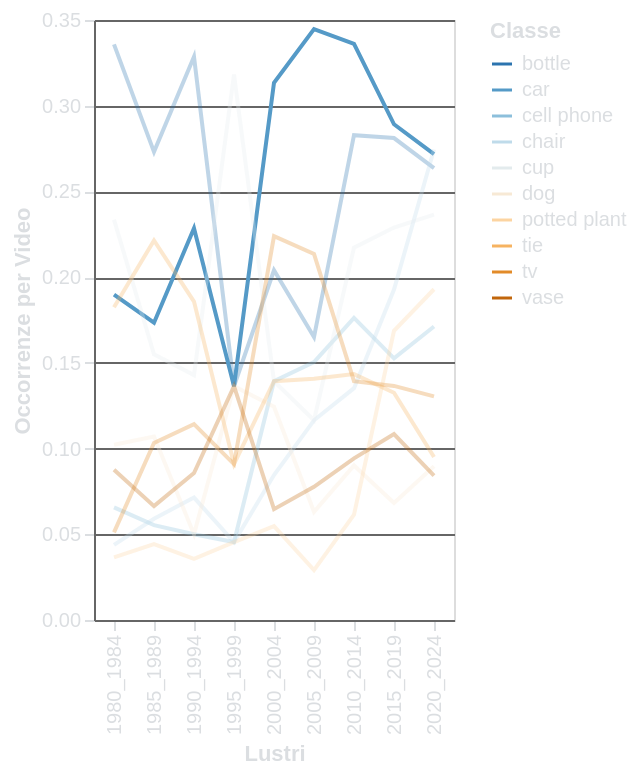

This figure's Vega-Lite source:
### Vega-Lite specification from a JSON file in a GitHub repository (floating-point values rounded to 4 significant figures)
{"config": {"background": "transparent", "title": {"color": "#DBDEE1", "fontSize": 16}, "axis": {"domainColor": "#666666", "gridColor": "#666666", "tickColor": "#DBDEE1", "titleColor": "#DBDEE1", "labelColor": "#DBDEE1"}, "legend": {"labelColor": "#DBDEE1", "titleColor": "#DBDEE1"}}, "data": {"name": "data-a6a899b114131aca1842584e6c02a515"}, "mark": {"type": "line"}, "encoding": {"color": {"field": "Class", "scale": {"scheme": "blueorange", "type": "quantize"}, "title": "Classe", "type": "nominal"}, "opacity": {"condition": {"param": "param_71", "value": 1}, "value": 0.3}, "x": {"field": "lustro", "title": "Lustri", "type": "ordinal"}, "y": {"field": "normalized_counts", "title": "Occorrenze per Video", "type": "quantitative"}}, "height": "container", "params": [{"name": "param_71", "select": {"type": "point", "fields": ["Class"]}, "bind": {"input": "select", "options": ["car", "bottle", "cup", "tie", "tv", "chair", "cell phone", "potted plant", "dog", "vase"], "name": "Seleziona Classe: "}, "value": "car"}], "width": "container", "$schema": "https://vega.github.io/schema/vega-lite/v5.8.0.json", "datasets": {"data-a6a899b114131aca1842584e6c02a515": [{"lustro": "1980_1984", "Class": "bottle", "counts": 46, "num_videos": 137, "normalized_counts": 0.3358}, {"lustro": "1980_1984", "Class": "car", "counts": 26, "num_videos": 137, "normalized_counts": 0.1898}, {"lustro": "1980_1984", "Class": "cell phone", "counts": 9, "num_videos": 137, "normalized_counts": 0.06569}, {"lustro": "1980_1984", "Class": "chair", "counts": 6, "num_videos": 137, "normalized_counts": 0.0438}, {"lustro": "1980_1984", "Class": "cup", "counts": 32, "num_videos": 137, "normalized_counts": 0.2336}, {"lustro": "1980_1984", "Class": "dog", "counts": 14, "num_videos": 137, "normalized_counts": 0.1022}, {"lustro": "1980_1984", "Class": "potted plant", "counts": 5, "num_videos": 137, "normalized_counts": 0.0365}, {"lustro": "1980_1984", "Class": "tie", "counts": 25, "num_videos": 137, "normalized_counts": 0.1825}, {"lustro": "1980_1984", "Class": "tv", "counts": 7, "num_videos": 137, "normalized_counts": 0.05109}, {"lustro": "1980_1984", "Class": "vase", "counts": 12, "num_videos": 137, "normalized_counts": 0.08759}, {"lustro": "1985_1989", "Class": "bottle", "counts": 74, "num_videos": 271, "normalized_counts": 0.2731}, {"lustro": "1985_1989", "Class": "car", "counts": 47, "num_videos": 271, "normalized_counts": 0.1734}, {"lustro": "1985_1989", "Class": "cell phone", "counts": 15, "num_videos": 271, "normalized_counts": 0.05535}, {"lustro": "1985_1989", "Class": "chair", "counts": 16, "num_videos": 271, "normalized_counts": 0.05904}, {"lustro": "1985_1989", "Class": "cup", "counts": 42, "num_videos": 271, "normalized_counts": 0.155}, {"lustro": "1985_1989", "Class": "dog", "counts": 29, "num_videos": 271, "normalized_counts": 0.107}, {"lustro": "1985_1989", "Class": "potted plant", "counts": 12, "num_videos": 271, "normalized_counts": 0.04428}, {"lustro": "1985_1989", "Class": "tie", "counts": 60, "num_videos": 271, "normalized_counts": 0.2214}, {"lustro": "1985_1989", "Class": "tv", "counts": 28, "num_videos": 271, "normalized_counts": 0.1033}, {"lustro": "1985_1989", "Class": "vase", "counts": 18, "num_videos": 271, "normalized_counts": 0.06642}, {"lustro": "1990_1994", "Class": "bottle", "counts": 46, "num_videos": 140, "normalized_counts": 0.3286}, {"lustro": "1990_1994", "Class": "car", "counts": 32, "num_videos": 140, "normalized_counts": 0.2286}, {"lustro": "1990_1994", "Class": "cell phone", "counts": 7, "num_videos": 140, "normalized_counts": 0.05}, {"lustro": "1990_1994", "Class": "chair", "counts": 10, "num_videos": 140, "normalized_counts": 0.07143}, {"lustro": "1990_1994", "Class": "cup", "counts": 20, "num_videos": 140, "normalized_counts": 0.1429}, {"lustro": "1990_1994", "Class": "dog", "counts": 7, "num_videos": 140, "normalized_counts": 0.05}, {"lustro": "1990_1994", "Class": "potted plant", "counts": 5, "num_videos": 140, "normalized_counts": 0.03571}, {"lustro": "1990_1994", "Class": "tie", "counts": 26, "num_videos": 140, "normalized_counts": 0.1857}, {"lustro": "1990_1994", "Class": "tv", "counts": 16, "num_videos": 140, "normalized_counts": 0.1143}, {"lustro": "1990_1994", "Class": "vase", "counts": 12, "num_videos": 140, "normalized_counts": 0.08571}, {"lustro": "1995_1999", "Class": "bottle", "counts": 3, "num_videos": 22, "normalized_counts": 0.1364}, {"lustro": "1995_1999", "Class": "car", "counts": 3, "num_videos": 22, "normalized_counts": 0.1364}, {"lustro": "1995_1999", "Class": "cell phone", "counts": 1, "num_videos": 22, "normalized_counts": 0.04545}, {"lustro": "1995_1999", "Class": "chair", "counts": 1, "num_videos": 22, "normalized_counts": 0.04545}, {"lustro": "1995_1999", "Class": "cup", "counts": 7, "num_videos": 22, "normalized_counts": 0.3182}, {"lustro": "1995_1999", "Class": "dog", "counts": 3, "num_videos": 22, "normalized_counts": 0.1364}, {"lustro": "1995_1999", "Class": "potted plant", "counts": 1, "num_videos": 22, "normalized_counts": 0.04545}, {"lustro": "1995_1999", "Class": "tie", "counts": 2, "num_videos": 22, "normalized_counts": 0.09091}, {"lustro": "1995_1999", "Class": "tv", "counts": 2, "num_videos": 22, "normalized_counts": 0.09091}, {"lustro": "1995_1999", "Class": "vase", "counts": 3, "num_videos": 22, "normalized_counts": 0.1364}, {"lustro": "2000_2004", "Class": "bottle", "counts": 41, "num_videos": 201, "normalized_counts": 0.204}, {"lustro": "2000_2004", "Class": "car", "counts": 63, "num_videos": 201, "normalized_counts": 0.3134}, {"lustro": "2000_2004", "Class": "cell phone", "counts": 28, "num_videos": 201, "normalized_counts": 0.1393}, {"lustro": "2000_2004", "Class": "chair", "counts": 17, "num_videos": 201, "normalized_counts": 0.08458}, {"lustro": "2000_2004", "Class": "cup", "counts": 28, "num_videos": 201, "normalized_counts": 0.1393}, {"lustro": "2000_2004", "Class": "dog", "counts": 25, "num_videos": 201, "normalized_counts": 0.1244}, {"lustro": "2000_2004", "Class": "potted plant", "counts": 11, "num_videos": 201, "normalized_counts": 0.05473}, {"lustro": "2000_2004", "Class": "tie", "counts": 28, "num_videos": 201, "normalized_counts": 0.1393}, {"lustro": "2000_2004", "Class": "tv", "counts": 45, "num_videos": 201, "normalized_counts": 0.2239}, {"lustro": "2000_2004", "Class": "vase", "counts": 13, "num_videos": 201, "normalized_counts": 0.06468}, {"lustro": "2005_2009", "Class": "bottle", "counts": 34, "num_videos": 206, "normalized_counts": 0.165}, {"lustro": "2005_2009", "Class": "car", "counts": 71, "num_videos": 206, "normalized_counts": 0.3447}, {"lustro": "2005_2009", "Class": "cell phone", "counts": 31, "num_videos": 206, "normalized_counts": 0.1505}, {"lustro": "2005_2009", "Class": "chair", "counts": 24, "num_videos": 206, "normalized_counts": 0.1165}, {"lustro": "2005_2009", "Class": "cup", "counts": 24, "num_videos": 206, "normalized_counts": 0.1165}, {"lustro": "2005_2009", "Class": "dog", "counts": 13, "num_videos": 206, "normalized_counts": 0.06311}, {"lustro": "2005_2009", "Class": "potted plant", "counts": 6, "num_videos": 206, "normalized_counts": 0.02913}, {"lustro": "2005_2009", "Class": "tie", "counts": 29, "num_videos": 206, "normalized_counts": 0.1408}, {"lustro": "2005_2009", "Class": "tv", "counts": 44, "num_videos": 206, "normalized_counts": 0.2136}, {"lustro": "2005_2009", "Class": "vase", "counts": 16, "num_videos": 206, "normalized_counts": 0.07767}, {"lustro": "2010_2014", "Class": "bottle", "counts": 69, "num_videos": 244, "normalized_counts": 0.2828}, {"lustro": "2010_2014", "Class": "car", "counts": 82, "num_videos": 244, "normalized_counts": 0.3361}, {"lustro": "2010_2014", "Class": "cell phone", "counts": 43, "num_videos": 244, "normalized_counts": 0.1762}, {"lustro": "2010_2014", "Class": "chair", "counts": 33, "num_videos": 244, "normalized_counts": 0.1352}, {"lustro": "2010_2014", "Class": "cup", "counts": 53, "num_videos": 244, "normalized_counts": 0.2172}, {"lustro": "2010_2014", "Class": "dog", "counts": 22, "num_videos": 244, "normalized_counts": 0.09016}, {"lustro": "2010_2014", "Class": "potted plant", "counts": 15, "num_videos": 244, "normalized_counts": 0.06148}, {"lustro": "2010_2014", "Class": "tie", "counts": 35, "num_videos": 244, "normalized_counts": 0.1434}, {"lustro": "2010_2014", "Class": "tv", "counts": 34, "num_videos": 244, "normalized_counts": 0.1393}, {"lustro": "2010_2014", "Class": "vase", "counts": 23, "num_videos": 244, "normalized_counts": 0.09426}, {"lustro": "2015_2019", "Class": "bottle", "counts": 70, "num_videos": 249, "normalized_counts": 0.2811}, {"lustro": "2015_2019", "Class": "car", "counts": 72, "num_videos": 249, "normalized_counts": 0.2892}, {"lustro": "2015_2019", "Class": "cell phone", "counts": 38, "num_videos": 249, "normalized_counts": 0.1526}, {"lustro": "2015_2019", "Class": "chair", "counts": 48, "num_videos": 249, "normalized_counts": 0.1928}, {"lustro": "2015_2019", "Class": "cup", "counts": 57, "num_videos": 249, "normalized_counts": 0.2289}, {"lustro": "2015_2019", "Class": "dog", "counts": 17, "num_videos": 249, "normalized_counts": 0.06827}, {"lustro": "2015_2019", "Class": "potted plant", "counts": 42, "num_videos": 249, "normalized_counts": 0.1687}, {"lustro": "2015_2019", "Class": "tie", "counts": 33, "num_videos": 249, "normalized_counts": 0.1325}, {"lustro": "2015_2019", "Class": "tv", "counts": 34, "num_videos": 249, "normalized_counts": 0.1365}, {"lustro": "2015_2019", "Class": "vase", "counts": 27, "num_videos": 249, "normalized_counts": 0.1084}, {"lustro": "2020_2024", "Class": "bottle", "counts": 97, "num_videos": 368, "normalized_counts": 0.2636}, {"lustro": "2020_2024", "Class": "car", "counts": 100, "num_videos": 368, "normalized_counts": 0.2717}, {"lustro": "2020_2024", "Class": "cell phone", "counts": 63, "num_videos": 368, "normalized_counts": 0.1712}, {"lustro": "2020_2024", "Class": "chair", "counts": 101, "num_videos": 368, "normalized_counts": 0.2745}, {"lustro": "2020_2024", "Class": "cup", "counts": 87, "num_videos": 368, "normalized_counts": 0.2364}, {"lustro": "2020_2024", "Class": "dog", "counts": 33, "num_videos": 368, "normalized_counts": 0.08967}, {"lustro": "2020_2024", "Class": "potted plant", "counts": 71, "num_videos": 368, "normalized_counts": 0.1929}, {"lustro": "2020_2024", "Class": "tie", "counts": 35, "num_videos": 368, "normalized_counts": 0.09511}, {"lustro": "2020_2024", "Class": "tv", "counts": 48, "num_videos": 368, "normalized_counts": 0.1304}, {"lustro": "2020_2024", "Class": "vase", "counts": 31, "num_videos": 368, "normalized_counts": 0.08424}]}}
